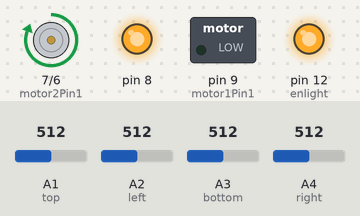
A sketch run on a simulated Arduino Uno, built with avr-gcc and run on an emulated ATmega328P. Shown: motor-driver pin pairs drawn as motors (green arrow = first pin HIGH = forward, orange = second pin HIGH = backward, longer = more drive), switched loads named in the sketch (green lamp = pin HIGH), output pins drawn as LEDs (lit = HIGH). The inputs (shaded band) are chosen by the test bench; at power-on: A1 (top) = 512, A2 (left) = 512, A3 (bottom) = 512, A4 (right) = 512.

Above: at 1.2 s.
1.3 s: A1 (top) set to 75
2.8 s: A1 (top) set to 61
At 4.0 s:
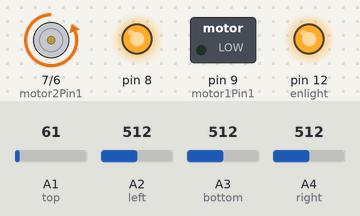
4.3 s: A1 (top) set to 306
At 5.1 s:
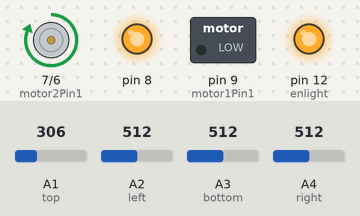
5.8 s: A1 (top) set to 30
At 6.4 s:
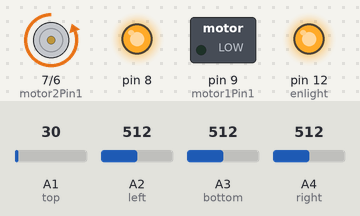
Timing chart, 0 to 8.4 s (numbered marks = the images above; inputs shaded):
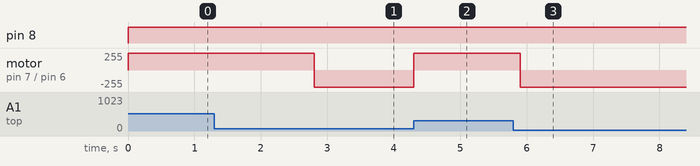

Measured:
- the behaviour switches between 68 and 67 on A1 (top) (found by bisection; images 0 and 1)
- after the input at 1.3 s, every drawn part: stays the same
- after the input at 2.8 s, motor on pin 7 (motor2Pin1) / pin 6 (motor2Pin2): forward 255/255 → backward 255/255 at once
- after the input at 4.3 s, motor on pin 7 (motor2Pin1) / pin 6 (motor2Pin2): backward 255/255 → forward 255/255 at once
- after the input at 5.8 s, motor on pin 7 (motor2Pin1) / pin 6 (motor2Pin2): forward 255/255 → backward 255/255 after 0.10 s

The sketch:

multitask.ino
```cpp
#include <Servo.h>

int top=A1;
int left=A2;
int bottom=A3;
int right=A4;
int enlight=12;
int media;
int v_top=0;
int v_left=0;
int v_bottom=0;
int v_right=0;
int mode;
int sensibility=400;

/*Servo myservo;  // create servo object to control a servo
                // twelve servo objects can be created on most boards

int pos = 0;    // variable to store the servo position
int dir=0; //direzione del movimento del servo
*/
int motor1Pin1 = 9;    // pin 2 on L293D    sinistra
int motor1Pin2 = 8.;    // pin 7 on L293D   sinistra

int motor2Pin1 =7 ;    // pin 2 on L293D   destra
int motor2Pin2 =6 ;    // pin 7 on L293D   destra


void setup() {

  pinMode(motor1Pin1, OUTPUT);
  pinMode(motor1Pin2, OUTPUT);
  pinMode(motor2Pin1, OUTPUT);
  pinMode(motor2Pin2, OUTPUT);
 // myservo.attach(5);  // attaches the servo on pin 9 to the servo object

  pinMode(enlight, OUTPUT);
  digitalWrite(enlight, HIGH);

}

void loop() {

v_top = analogRead(top);
v_left  = analogRead(left);
v_bottom  = analogRead(bottom);
v_right  = analogRead(right);
/*
if (pos==60) dir=1;
if (pos==0) dir=0;
if (dir==0) pos++;
else pos--;
myservo.write(pos);              // tell servo to go to position in variable 'pos'
    delay(15);
 */
media=(v_top+v_left+v_bottom+v_right)/4;
if (media>sensibility) mode=1;
else mode=0;

if (mode==0) {
    digitalWrite(motor1Pin1, LOW);   // set pin 2 on L293D low
    digitalWrite(motor1Pin2, HIGH);  // set pin 7 on L293D high
    digitalWrite(motor2Pin1, LOW);   // set pin 2 on L293D low
    digitalWrite(motor2Pin2, HIGH);  // set pin 7 on L293D high

}
else {


    if(/*random(0,2)*/0==0) {
    digitalWrite(motor1Pin1, LOW);   // set pin 2 on L293D low
    digitalWrite(motor1Pin2, HIGH);  // set pin 7 on L293D high
    digitalWrite(motor2Pin1, HIGH);   // set pin 2 on L293D low
    digitalWrite(motor2Pin2, LOW);  // set pin 7 on L293D high
    }
    else{

    digitalWrite(motor2Pin1, LOW);   // set pin 2 on L293D low
    digitalWrite(motor2Pin2, HIGH);  // set pin 7 on L293D high
    digitalWrite(motor1Pin1, HIGH);   // set pin 2 on L293D low
    digitalWrite(motor1Pin2, LOW);  // set pin 7 on L293D high

    }


    delay(400);
}


}
```
